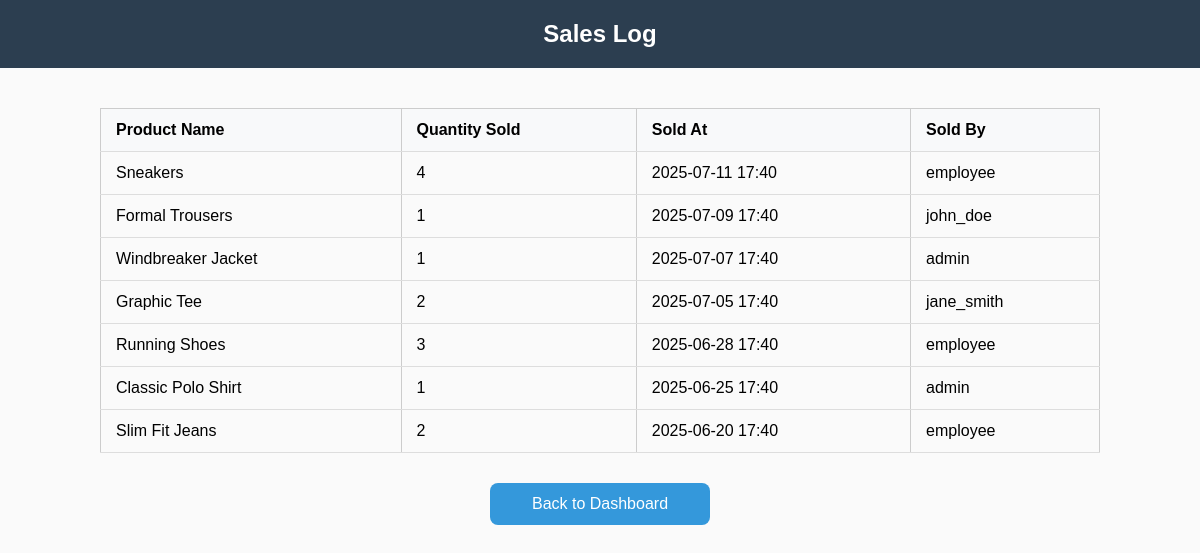
The app's page /view_sales.php (signed in) with its own data.
### tables this page shows
CREATE TABLE IF NOT EXISTS sales_log (
  idsales_log INT NOT NULL AUTO_INCREMENT,
  quantity INT,
  sold_at DATETIME,
  user_iduser INT NOT NULL,
  product_idproduct INT NOT NULL,
  PRIMARY KEY (idsales_log),
  FOREIGN KEY (user_iduser) REFERENCES user(iduser),
  FOREIGN KEY (product_idproduct) REFERENCES product(idproduct)
);

CREATE TABLE IF NOT EXISTS product (
  idproduct INT NOT NULL AUTO_INCREMENT,
  name VARCHAR(45),
  brand VARCHAR(45),
  category VARCHAR(45),
  size VARCHAR(45),
  color VARCHAR(45),
  price VARCHAR(45),
  quantity INT,
  low_stock_threshold INT,
  created_at DATETIME,
  updated_at DATETIME,
  status ENUM('pending', 'approved', 'rejected') DEFAULT 'pending',
  added_by INT,
  PRIMARY KEY (idproduct),
  FOREIGN KEY (added_by) REFERENCES user(iduser) 
);

CREATE TABLE IF NOT EXISTS user (
  iduser INT NOT NULL AUTO_INCREMENT,
  username VARCHAR(45) NOT NULL,
  password VARCHAR(255) NOT NULL,
  role ENUM('admin', 'employee') NOT NULL,
  status ENUM('active', 'inactive') DEFAULT 'active',
  join_date DATETIME DEFAULT CURRENT_TIMESTAMP,
  PRIMARY KEY (iduser)
);

### view_sales.php (the view, shortened to what this page needs)
<?php
require_once 'db_connect.php';
$sales = $conn->query("
    SELECT
        s.quantity,
        s.sold_at,
        u.username,
        p.name AS product_name
    FROM sales_log s
    JOIN user u ON s.user_iduser = u.iduser
    JOIN product p ON s.product_idproduct = p.idproduct
    ORDER BY s.sold_at DESC
");
?>
<!DOCTYPE html>
<html>
<head>
    <link rel="stylesheet" href="styles.css">
</head>
<body>
    <h2>Sales Log</h2>
    <div class="analytics-container">
        <table class="sales-table">
            <thead>
                <tr>
                    <th>Product Name</th>
                    <th>Quantity Sold</th>
                    <th>Sold At</th>
                    <th>Sold By</th>
                </tr>
            </thead>
            <tbody>
                <?php if ($sales->num_rows > 0): ?>
                    <?php while ($row = $sales->fetch_assoc()): ?>
                        <tr>
                            <td><?= htmlspecialchars($row['product_name']) ?></td>
                            <td><?= $row['quantity'] ?></td>
                            <td><?= date('Y-m-d H:i', strtotime($row['sold_at'])) ?></td>
                            <td><?= htmlspecialchars($row['username']) ?></td>
                        </tr>
                    <?php endwhile; ?>
                <?php else: ?>
                    <tr><td colspan="4">No sales recorded yet.</td></tr>
                <?php endif; ?>
            </tbody>
        </table>
        <div style="text-align: center; margin-top: 30px;">
            <button onclick="window.location.href='../dashboard.php'" class="logout-button">Back to Dashboard</button>
        </div>
    </div>
</body>
</html>

### styles.css (style rules this page uses)
body { font-family: Arial, sans-serif; background-color: #f3f4f6; margin: 0; padding: 0; text-align: center; }
h2 { background-color: #2c3e50; color: white; padding: 20px 0; margin: 0; }
button { display: block; width: 220px; margin: 12px auto; padding: 12px; background-color: #3498db; color: white; border: none; font-size: 16px; border-radius: 8px; cursor: pointer; transition: background-color 0.3s ease; }
.analytics-container { max-width: 1000px; margin: 0 auto; padding: 20px; }
table { width: 100%; border-collapse: collapse; margin-bottom: 30px; }
th, td { padding: 12px 15px; text-align: left; border-bottom: 1px solid #ddd; }
th { background-color: #f8f9fa; font-weight: bold; }
.sales-table { width: 100%; border-collapse: collapse; margin-top: 20px; }
.sales-table th, .sales-table td { padding: 12px 15px; border-bottom: 1px solid #ddd; text-align: left; }
.sales-table th { background-color: #f8f9fa; font-weight: bold; }
body { font-family: Arial, sans-serif; }
h2 { text-align: center; }
table { margin: 20px auto; border-collapse: collapse; width: 90%; }
th, td { padding: 10px; border: 1px solid #ccc; text-align: center; }
body { font-family: Arial, sans-serif; background-color: #fafafa; }
table { width: 90%; margin: 20px auto; border-collapse: collapse; }
th { background-color: #f0f0f0; }

### records on screen
sales_log: product_idproduct.name "Sneakers", quantity "4", sold_at "2025-07-11 17:40", user_iduser.username "employee"
sales_log: product_idproduct.name "Formal Trousers", quantity "1", sold_at "2025-07-09 17:40", user_iduser.username "john_doe"
sales_log: product_idproduct.name "Windbreaker Jacket", quantity "1", sold_at "2025-07-07 17:40", user_iduser.username "admin"
sales_log: product_idproduct.name "Graphic Tee", quantity "2", sold_at "2025-07-05 17:40", user_iduser.username "jane_smith"
sales_log: product_idproduct.name "Running Shoes", quantity "3", sold_at "2025-06-28 17:40", user_iduser.username "employee"
sales_log: product_idproduct.name "Classic Polo Shirt", quantity "1", sold_at "2025-06-25 17:40", user_iduser.username "admin"
sales_log: product_idproduct.name "Slim Fit Jeans", quantity "2", sold_at "2025-06-20 17:40", user_iduser.username "employee"
